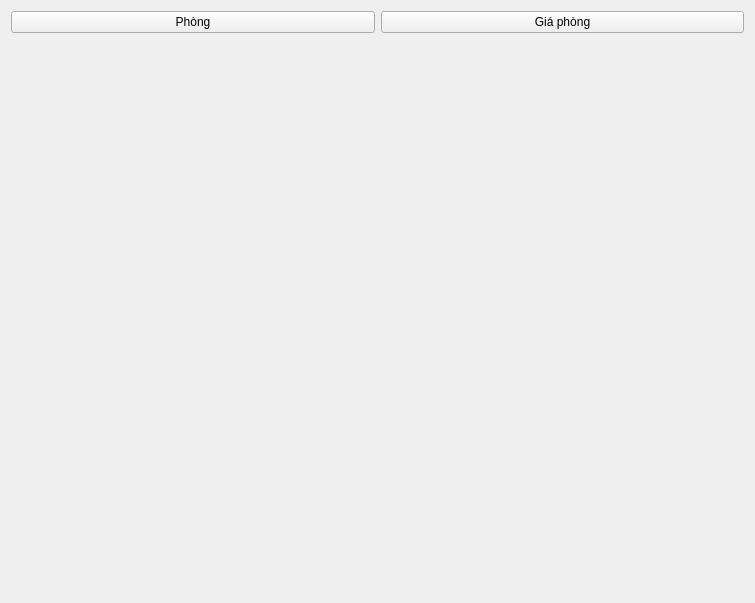
<?xml version="1.0" encoding="UTF-8"?>
<ui version="4.0">
 <class>Form</class>
 <widget class="QWidget" name="Form">
  <property name="geometry">
   <rect>
    <x>0</x>
    <y>0</y>
    <width>755</width>
    <height>603</height>
   </rect>
  </property>
  <property name="windowTitle">
   <string>Form</string>
  </property>
  <layout class="QGridLayout" name="gridLayout">
   <item row="0" column="0">
    <widget class="QPushButton" name="phongBtn">
     <property name="text">
      <string>Phòng</string>
     </property>
    </widget>
   </item>
   <item row="0" column="1">
    <widget class="QPushButton" name="giaphongBtn">
     <property name="text">
      <string>Giá phòng</string>
     </property>
    </widget>
   </item>
   <item row="1" column="0" colspan="2">
    <widget class="QStackedWidget" name="phong_giaphong">
     <widget class="QWidget" name="phong_page"/>
     <widget class="QWidget" name="giaphong_page"/>
    </widget>
   </item>
  </layout>
 </widget>
 <resources/>
 <connections/>
</ui>
